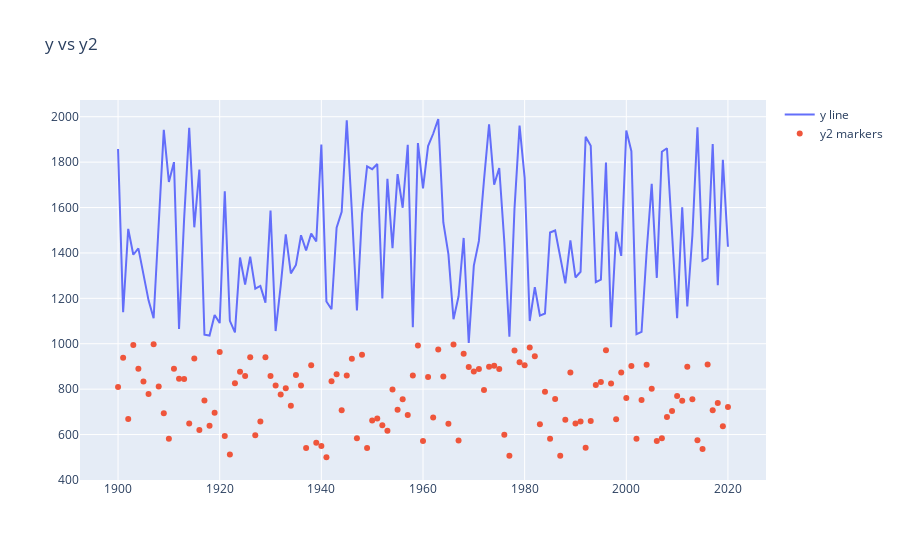

Source (notebook cell):
### Code cell
# Tworzenie figury
fig = go.Figure()

# Wykres liniowy 
fig.add_trace(go.Scatter(x=x,y=y,name='y line'))
# Wykres punktowy
fig.add_trace(go.Scatter(x=x,y=y2,name='y2 markers',mode='markers'))

fig.update_layout(title='y vs y2')

iplot(fig)
